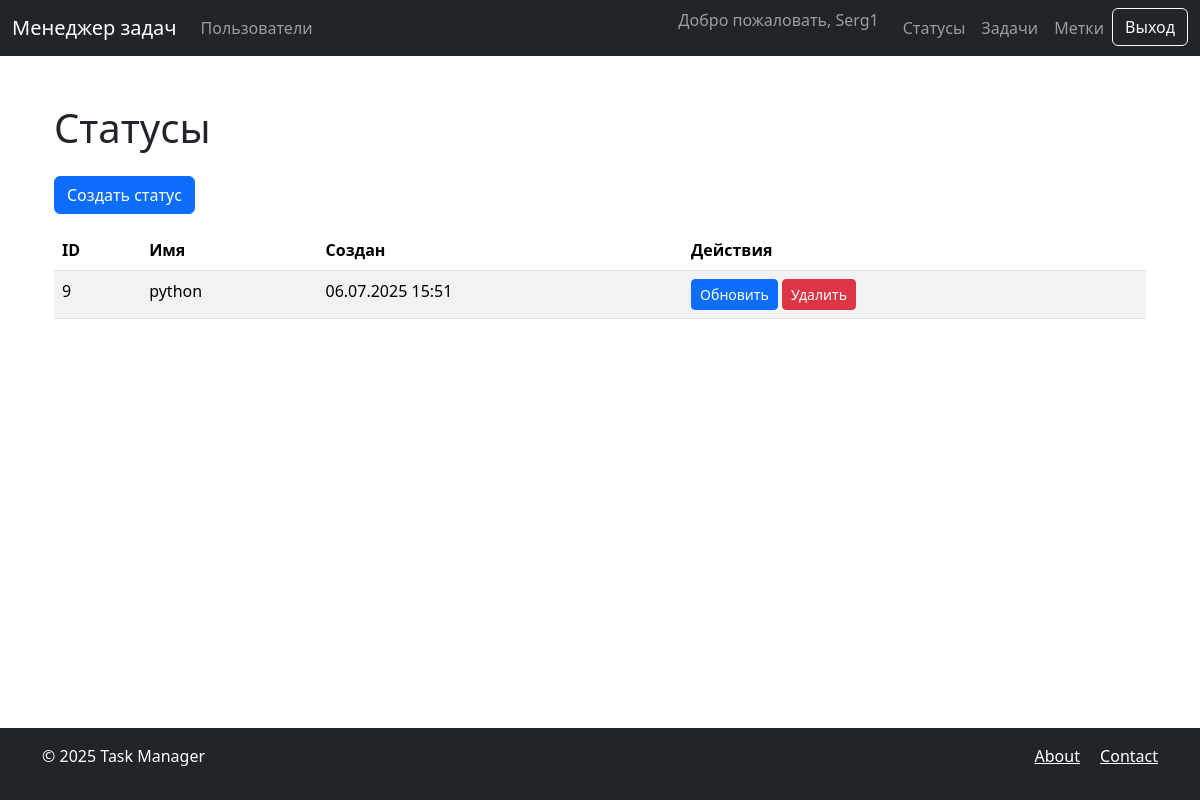
Screenshot of /statuses/ (signed in) with the database file from the repository.
### statuses/models.py (models this page shows, shortened)
class Status(models.Model):
    name = models.CharField(
        max_length=100,
        unique=True,
        verbose_name=_('Name')
    )
    created_at = models.DateTimeField(
        auto_now_add=True,
        verbose_name=_('Created at')
    )
    class Meta:
        verbose_name = _('Status')
        verbose_name_plural = _('Statuses')

### statuses/views.py (the view)
# urls.py: path('', views.StatusListView.as_view(), name='list'),
class StatusListView(LoginRequiredMixin, ListView):
    model = Status
    template_name = 'statuses/list.html'
    context_object_name = 'statuses'

### task_manager/templates/statuses/list.html
{% extends "base.html" %}
{% load i18n %}
{% block content %}
<div class="container">
    <h1 class="my-4">{% trans "Статусы" %}</h1>
    <a href="{% url 'statuses:create' %}" class="btn btn-primary mb-3">
        {% trans "Создать статус" %}
    </a>
    <table class="table table-striped">
        <thead>
            <tr>
                <th>ID</th>
                <th>{% trans "Имя" %}</th>
                <th>{% trans "Создан" %}</th>
                <th>{% trans "Действия" %}</th>
            </tr>
        </thead>
        <tbody>
            {% for status in statuses %}
            <tr>
                <td>{{ status.id }}</td>
                <td>{{ status.name }}</td>
                <td>{{ status.created_at|date:"d.m.Y H:i" }}</td>
                <td>
                    <a href="{% url 'statuses:update' status.id %}" class="btn btn-sm btn-primary">
                        {% trans "Обновить" %}
                    </a>
                    <a href="{% url 'statuses:delete' status.id %}" class="btn btn-sm btn-danger">
                        {% trans "Удалить" %}
                    </a>
                </td>
            </tr>
            {% empty %}
            <tr>
                <td colspan="4">{% trans "Нет статусов" %}</td>
            </tr>
            {% endfor %}
        </tbody>
    </table>
</div>
{% endblock %}

### task_manager/templates/base.html (shortened to what this page needs)
{% load i18n django_bootstrap5 %}
<!DOCTYPE html>
<html lang="{{ LANGUAGE_CODE }}">
<head>
    {% bootstrap_css %}
</head>
<body class="d-flex flex-column min-vh-100">
    <nav class="navbar navbar-expand-lg navbar-dark bg-dark">
        <div class="container-fluid">
            <a class="navbar-brand" href="/">{% trans "Менеджер задач" %}</a>
            <div class="collapse navbar-collapse" id="navbarNav">
                <ul class="navbar-nav me-auto">
                    <li class="nav-item">
                        <a class="nav-link" href="{% url 'users:users' %}">{% trans "Пользователи" %}</a>
                    </li>
                </ul>
                <ul class="navbar-nav">
                    {% if user.is_authenticated %}
                    <li class="nav-item">
                        <span class="navbar-text me-3">{% trans "Добро пожаловать" %}, {{ user.username }}</span>
                    </li>
                    <li class="nav-item">
                        <a class="nav-link" href="{% url 'statuses:list' %}">{% trans "Статусы" %}</a>
                    </li>
                    <li class="nav-item">
                        <a class="nav-link" href="{% url 'tasks:list' %}">{% trans "Задачи" %}</a>
                    </li>
                    <li class="nav-item">
                        <a class="nav-link" href="{% url 'labels:list' %}">{% trans "Метки" %}</a>
                    </li>
                    <li class="nav-item">
                        <form action="{% url 'logout' %}" method="post">
                            <button type="submit" class="btn btn-outline-light">{% trans "Выход" %}</button>
                        </form>
                    </li>
                    {% endif %}
                </ul>
            </div>
        </div>
    </nav>
    <main class="container my-4 flex-grow-1">
        {% block content %}{% endblock %}
    </main>
    <footer class="bg-dark text-white py-3 mt-auto">
        <div class="container">
            <div class="row">
                <div class="col-md-6">
                    <p>&copy; {% now "Y" %} {% trans "Task Manager" %}</p>
                </div>
                <div class="col-md-6 text-md-end">
                    <a href="#" class="text-white me-3">{% trans "About" %}</a>
                    <a href="#" class="text-white">{% trans "Contact" %}</a>
                </div>
            </div>
        </div>
    </footer>
</body>
</html>

### rows the page displays
Status: id "9", name "python", created_at "06.07.2025 15:51"

### other values shown
{{ user.username }} "Serg1"
